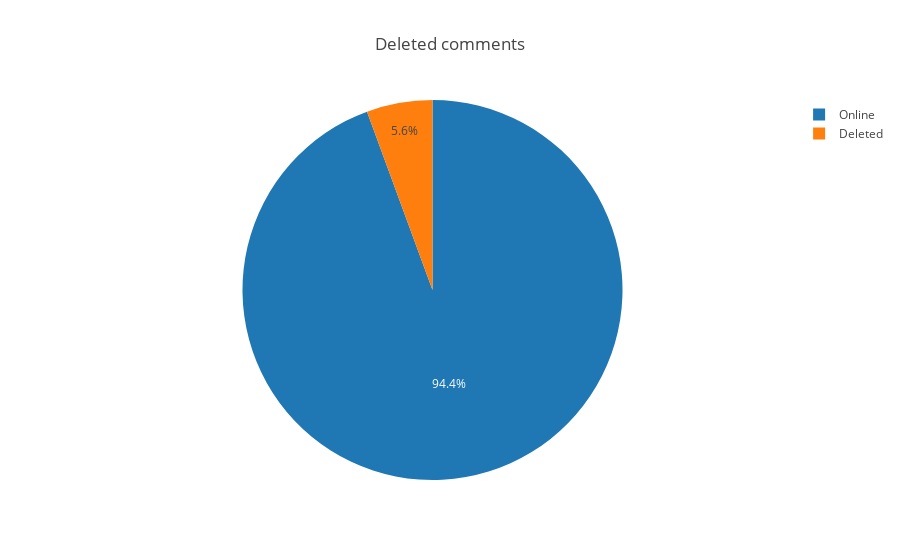

Notebook code cell kept with this figure:
### Code cell
layout = go.Layout(
    title='Deleted comments',
    )

trace1 = go.Pie(
    labels=['Deleted', 'Online'],
    values=[(df.Status == 'deleted').sum(),(df.Status == 'online').sum()]
    )

fig = go.Figure(data=[trace1],layout = layout)

py.offline.iplot(fig)

### Figure 1 — Plotly figure (JSON) as saved in the notebook; plotly's stock layout.template omitted (floating-point values rounded to 4 significant figures)
{"data": [{"labels": ["Deleted", "Online"], "type": "pie", "uid": "a549b874-df8f-11e8-84d2-c85b767d85a1", "values": [56, 944]}], "layout": {"title": "Deleted comments"}}
